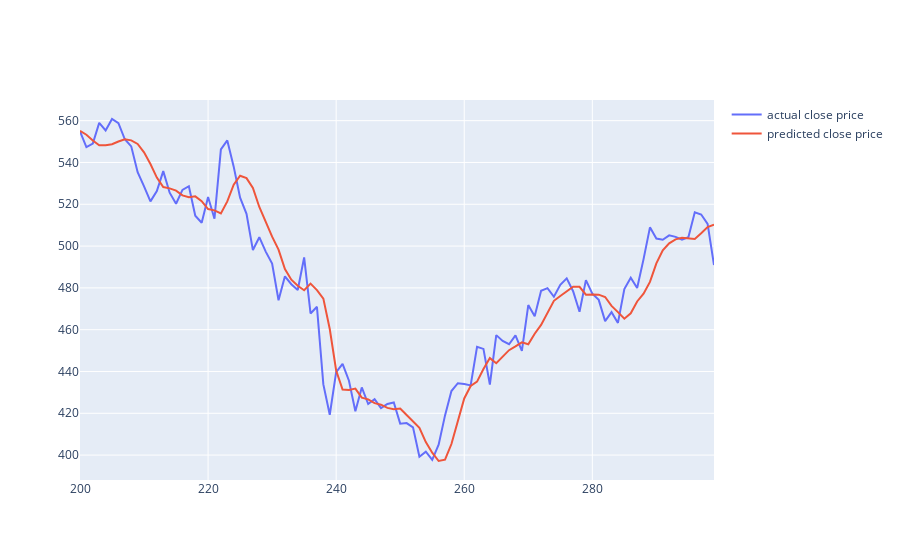

Write notebook code for a chart like this one.
### Code cell
fig = go.Figure()
fig.add_trace(go.Scatter(x=df.index[200:300], y=y_test[200:300,0], mode='lines', name='actual close price'))
fig.add_trace(go.Scatter(x=df.index[200:300], y= y_test_pred[200:300,0], mode='lines', name='predicted close price'))
